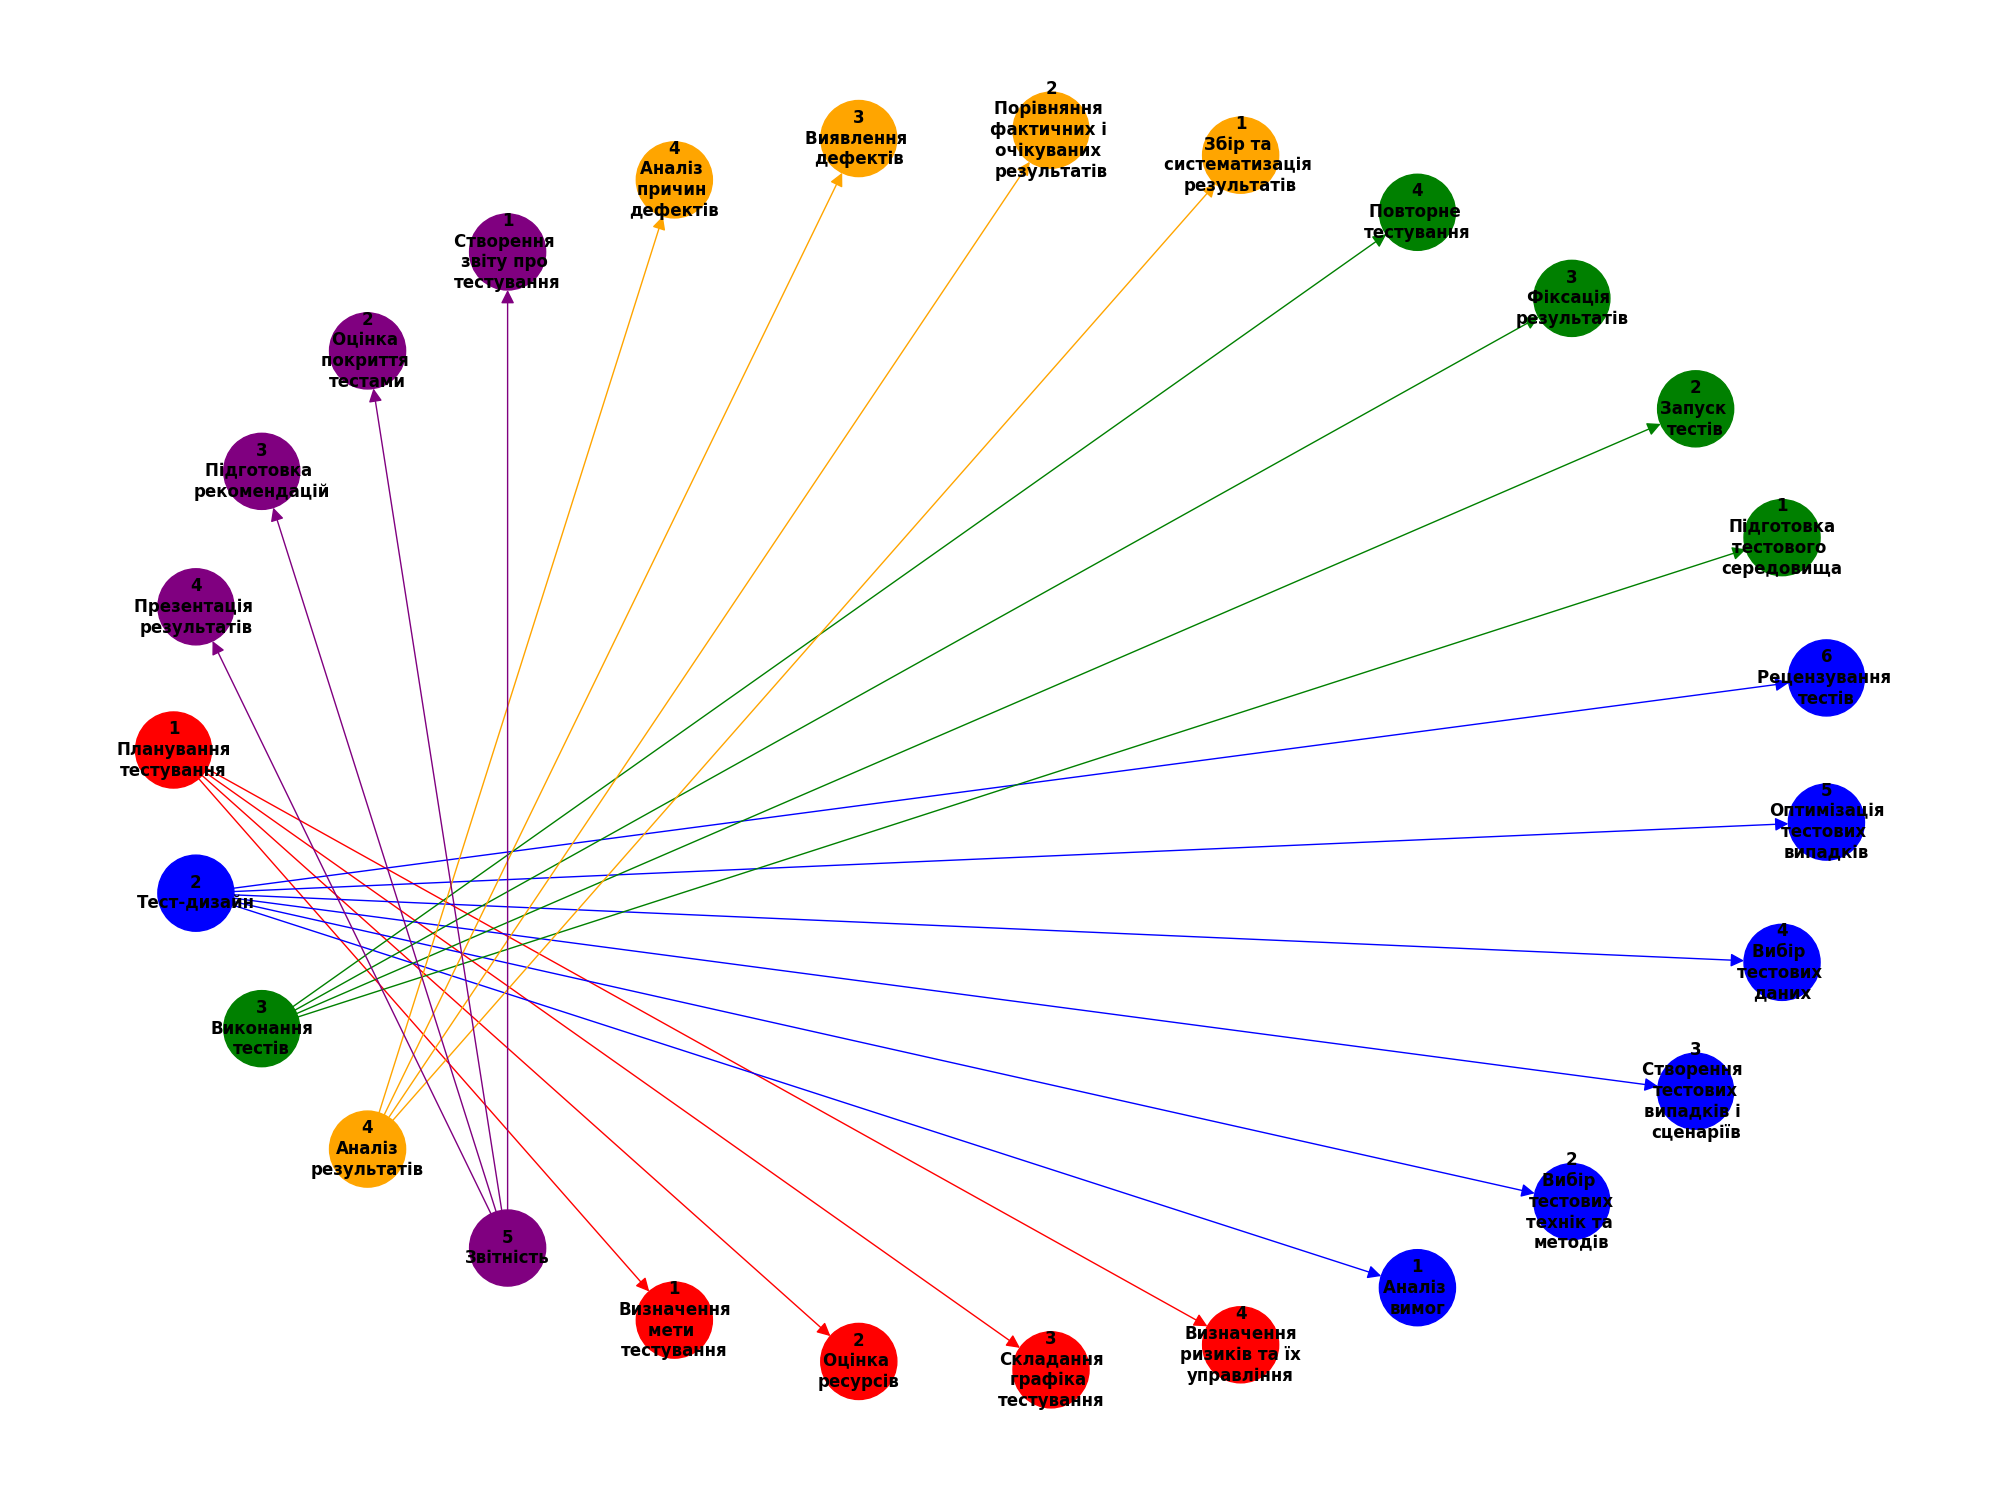

Recreate this plot in Python.
import matplotlib.pyplot as plt
import networkx as nx

# Створення графа
G = nx.DiGraph()

# Масиви вузлів і підвузлів
practices = ['1\nПланування\nтестування', 
             '2\nТест-дизайн',
             '3\nВиконання\nтестів',
             '4\nАналіз\nрезультатів',
             '5\nЗвітність' ]
G.add_nodes_from(practices)

# Створення списку кольорів для кожного вузла
node_colors = [
    'red', 'blue', 'green', 'orange', 'purple',  # Основні вузли
    'red', 'red', 'red', 'red',                  # Підвузли для Планування тестування
    'blue', 'blue', 'blue', 'blue', 'blue', 'blue', # Підвузли для Тест-дизайну
    'green', 'green', 'green', 'green',         # Підвузли для Виконання тестів
    'orange', 'orange', 'orange', 'orange',     # Підвузли для Аналізу результатів
    'purple', 'purple', 'purple', 'purple'      # Підвузли для Звітності
]

# Додавання ребер між вузлами
edges = [
    ('1\nПланування\nтестування', '1\nВизначення\nмети \nтестування'), 
    ('1\nПланування\nтестування', '2\nОцінка \nресурсів'), 
    ('1\nПланування\nтестування', '3\nСкладання\nграфіка \nтестування'), 
    ('1\nПланування\nтестування', '4\nВизначення\nризиків та їх\nуправління'), 
    ('2\nТест-дизайн', '1\nАналіз \nвимог'), 
    ('2\nТест-дизайн', '2\nВибір \nтестових\nтехнік та \nметодів'), 
    ('2\nТест-дизайн', '3\nСтворення \nтестових\nвипадків і \nсценаріїв'), 
    ('2\nТест-дизайн', '4\nВибір \nтестових \nданих'), 
    ('2\nТест-дизайн', '5\nОптимізація\nтестових \nвипадків'), 
    ('2\nТест-дизайн', '6\nРецензування \nтестів'), 
    ('3\nВиконання\nтестів', '1\nПідготовка\nтестового \nсередовища'), 
    ('3\nВиконання\nтестів', '2\nЗапуск \nтестів'), 
    ('3\nВиконання\nтестів', '3\nФіксація \nрезультатів'), 
    ('3\nВиконання\nтестів', '4\nПовторне \nтестування'), 
    ('4\nАналіз\nрезультатів', '1\nЗбір та \nсистематизація \nрезультатів'), 
    ('4\nАналіз\nрезультатів', '2\nПорівняння \nфактичних і \nочікуваних \nрезультатів'), 
    ('4\nАналіз\nрезультатів', '3\nВиявлення \nдефектів'), 
    ('4\nАналіз\nрезультатів', '4\nАналіз \nпричин \nдефектів'),
    ('5\nЗвітність', '1\nСтворення \nзвіту про \nтестування'), 
    ('5\nЗвітність', '2\nОцінка \nпокриття \nтестами'), 
    ('5\nЗвітність', '3\nПідготовка \nрекомендацій'), 
    ('5\nЗвітність', '4\nПрезентація \nрезультатів')
]
G.add_edges_from(edges)

# Визначення кольорів для кожного ребра
edge_colors = [
    'red', 'red', 'red', 'red',                  # Ребра для Планування тестування
    'blue', 'blue', 'blue', 'blue', 'blue', 'blue', # Ребра для Тест-дизайну
    'green', 'green', 'green', 'green',         # Ребра для Виконання тестів
    'orange', 'orange', 'orange', 'orange',     # Ребра для Аналізу результатів
    'purple', 'purple', 'purple', 'purple'      # Ребра для Звітності
]

# Відображення графа
plt.figure(figsize=(20, 15))

# методи розкладання графа
pos = nx.shell_layout(G)  # більш-менш наглядно
# pos = nx.circular_layout(G) - дзеркально
# pos = nx.spring_layout(G) # від центру - плутано
# pos = nx.planar_layout(G) - островками
nx.draw(G, pos, with_labels=True, node_size=3000, node_color=node_colors, font_size=12, font_weight="bold", arrowsize=20, edge_color=edge_colors)

plt.title('Практики тестування програмного забезпечення', fontsize=15)

plt.savefig("test_practik_graf_01_struct.png")  # Збереження графу у файл
plt.show()